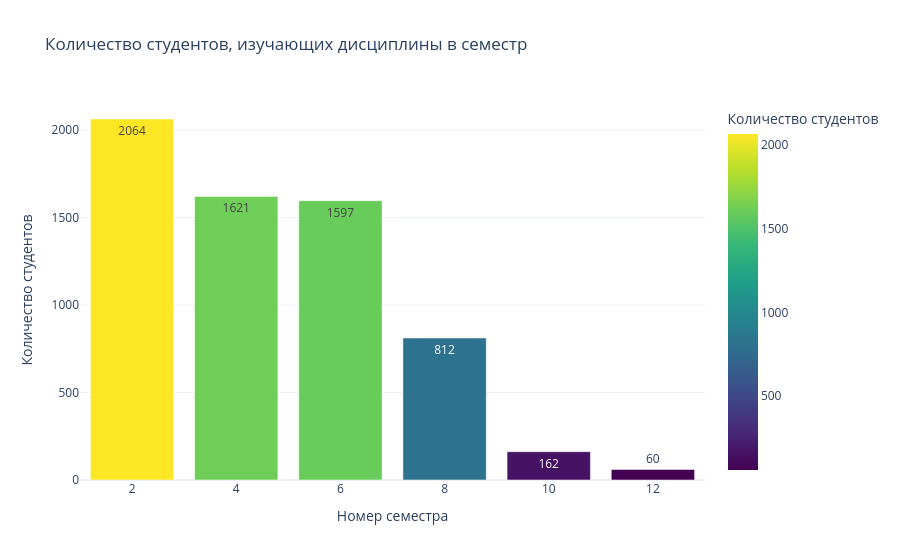

This figure's notebook cell:
### Markdown cell above
## Примеры визуализаций
Построим столбчатую диаграмму количества студентов по каждому семестру. 
- Метод px.bar() - передаем данные для построения диаграммы
- Функция fig.update_layout() - настройки общего оформления графика (layout): заголовки осей, легенда, фон, отступы, шрифты и другие параметры визуализации.

### Code cell
# Группируем по семестру и считаем количество уникальных студентов
df_grouped = df.groupby("Num_Sem")["userid"].nunique().reset_index()
df_grouped.rename(columns={"userid": "num_students"}, inplace=True)

# Строим столбчатую диаграмму
fig = px.bar(
    df_grouped, 
    x="Num_Sem", 
    y="num_students", 
    text="num_students",  # Подписи с количеством студентов
    color="num_students", 
    title="Количество студентов, изучающих дисциплины в семестр",
    labels={"Num_Sem": "Семестр", "num_students": "Количество студентов"},
    color_continuous_scale="viridis"
)

fig.update_layout(
    xaxis_title="Номер семестра",
    yaxis_title="Количество студентов",
    template="plotly_white"
)

fig.show()

### Figure 1 — Plotly figure (JSON) as saved in the notebook; plotly's stock layout.template omitted (floating-point values rounded to 4 significant figures)
{"data": [{"hovertemplate": "Семестр=%{x}<br>Количество студентов=%{marker.color}<extra></extra>", "legendgroup": "", "marker": {"color": [2064, 1621, 1597, 812, 162, 60], "coloraxis": "coloraxis", "pattern": {"shape": ""}}, "name": "", "orientation": "v", "showlegend": false, "text": [2064.0, 1621.0, 1597.0, 812.0, 162.0, 60.0], "textposition": "auto", "type": "bar", "x": [2, 4, 6, 8, 10, 12], "xaxis": "x", "y": [2064, 1621, 1597, 812, 162, 60], "yaxis": "y"}], "layout": {"barmode": "relative", "coloraxis": {"autocolorscale": false, "colorbar": {"title": {"text": "Количество студентов"}}, "colorscale": [[0.0, "#440154"], [0.1111, "#482878"], [0.2222, "#3e4989"], [0.3333, "#31688e"], [0.4444, "#26828e"], [0.5556, "#1f9e89"], [0.6667, "#35b779"], [0.7778, "#6ece58"], [0.8889, "#b5de2b"], [1.0, "#fde725"]]}, "legend": {"tracegroupgap": 0}, "title": {"text": "Количество студентов, изучающих дисциплины в семестр"}, "xaxis": {"anchor": "y", "domain": [0.0, 1.0], "title": {"text": "Номер семестра"}}, "yaxis": {"anchor": "x", "domain": [0.0, 1.0], "title": {"text": "Количество студентов"}}}}
